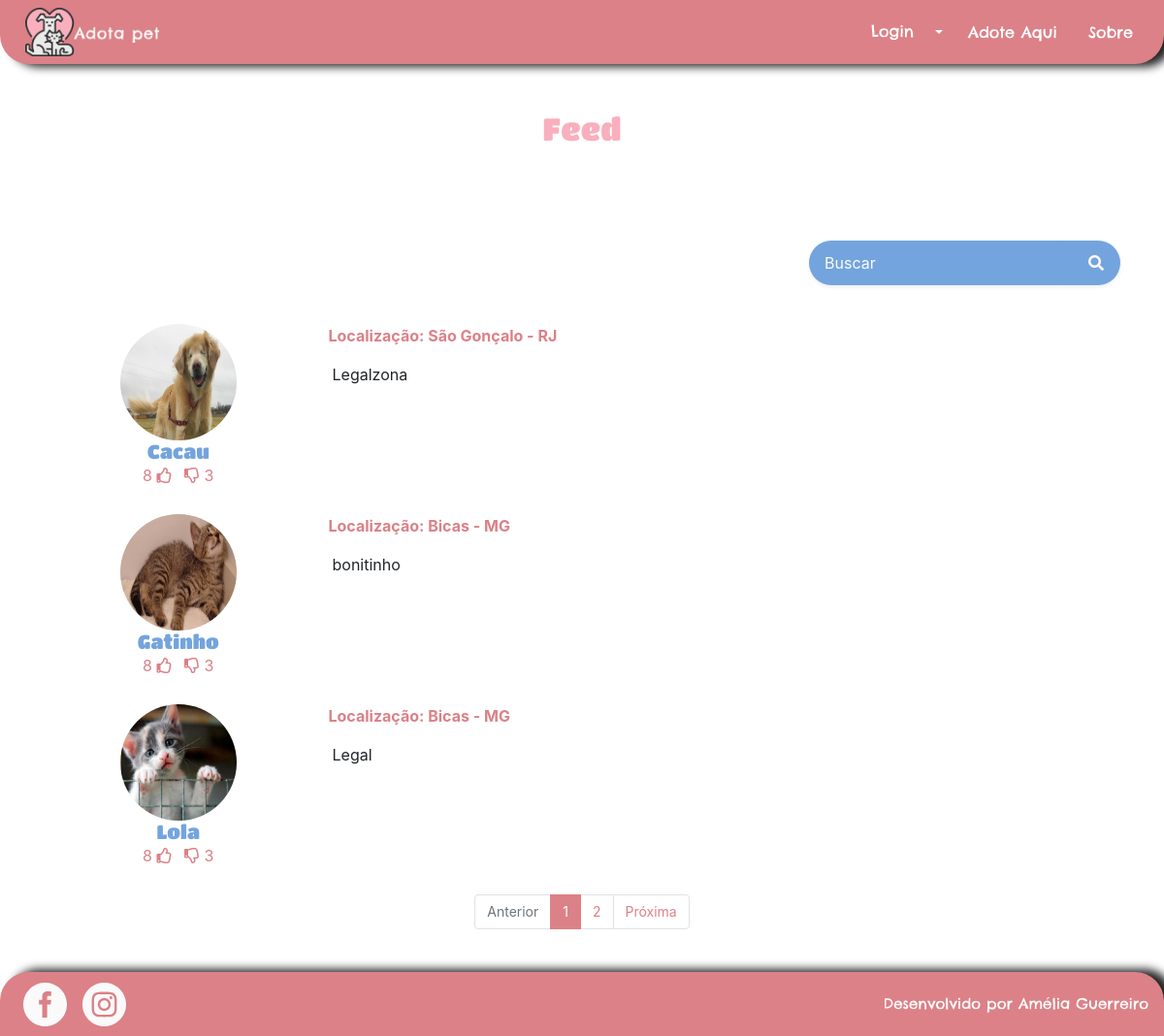
/pets/, run on the app's committed database.
### pet/models.py (models this page shows, shortened)
class Pet(models.Model):
    categoria = models.ForeignKey(Categoria, related_name='pets', on_delete=models.DO_NOTHING)
    nome = models.CharField(max_length=100, db_index=True)
    slug = models.SlugField(max_length=100)
    imagem = models.CharField(max_length=50, blank=True)
    preco = models.DecimalField(max_digits=6, decimal_places=2)
    disponivel = models.BooleanField(default=False)
    link_instagram = models.URLField(max_length=200, blank=True)
    link_facebook = models.URLField(max_length=200, blank=True)
    telefone = models.CharField(max_length=15)
    sexo_escolhas = [('F', 'Fêmea'), ('M', 'Macho'), ('N', 'Não sei')]
    sexo = models.CharField(max_length=1, choices=sexo_escolhas, default='N')
    descricao = models.TextField()
    data_cadastro = models.DateField(default=datetime.now)
    data_nascimento = models.DateField(blank=True)
    likes = models.PositiveIntegerField(default=0)
    dislikes = models.PositiveIntegerField(default=0)
    raca = models.CharField(max_length=20, blank=True)
    estado_escolhas = [('AC', 'Acre'), ('AL', 'Alagoas'), ('AP', 'Amapá'), ('AM', 'Amazonas'),
                       ('BA', 'Bahia'), ('CE', 'Ceará'), ('ES', 'Espírito Santo'), ('GO', 'Goiás'),
                       ('MA', 'Maranhão'), ('MT', 'Mato Grosso'), ('MS', 'Mato Grosso do Sul'),
                       ('MG', 'Minas Gerais'), ('PA', 'Pará'), ('PB', 'Paraíba'), ('PR', 'Paraná'),
                       ('PE', 'Pernambuco'),('PI', 'Piauí'), ('RJ', 'Rio de Janeiro'),
                       ('RN', 'Rio Grande do Norte'), ('RS', 'Rio Grande do Sul'),
                       ('RO', 'Rondônia'), ('RR', 'Roraima'), ('SC', 'Santa Catarina'),
                       ('SP', 'São Paulo'), ('SE', 'Sergipe'),
                       ('TO', 'Tocantins'), ('DF', 'Distrito Federal')]
    estado = models.CharField(max_length=2, choices=estado_escolhas)
    cep = models.CharField(max_length=9)
    cidade = models.CharField(max_length=20)
    usuario = models.ForeignKey(User, on_delete=models.CASCADE, null=True)
    class Meta:
        db_table='pet'
    def __str__(self):
        return self.nome

### pet/views.py (the view)
# urls.py: path('', views.index, name='index'),
def index(request):
    form = PesquisaPetForm(request.GET)
    if form.is_valid():
        query_string = form.cleaned_data['query_string']
        lista_de_pets = Pet.objects.filter(nome__icontains=query_string).order_by('nome') | Pet.objects.filter(cidade__icontains=query_string).order_by('nome') | Pet.objects.filter(estado__icontains=query_string).order_by('nome')
        paginator = Paginator(lista_de_pets, 3)
        pagina = request.GET.get('pagina')
        page_obj = paginator.get_page(pagina)
        print(lista_de_pets)
        print(page_obj)
        return render(request, 'pet/index.html', {'pets': page_obj, 'form': form, 'query_string': query_string})
    else:
        raise ValueError("Ocorreu um erro inesperado ao tentr recuperar pet.")

### pet/forms.py
class PesquisaPetForm(forms.Form):
    query_string = forms.CharField(
        widget=forms.TextInput(attrs={'class': 'form-control border-0 bg-secondary', 'max-lenght': '100',
                                      'placeholder': 'Buscar', 'aria-describedby': 'button-addon1',
                                      'style': 'border-radius: 25px; background-color: var(--blue) !important; color: var(--white)'}, ),
        required=False
    )

### pet/templates/pet/index.html (shortened to what this page needs)
{%  extends "base.html" %}
{% load static %}
{% block corpo %}
<section id="feed" class="w-100 justify-content-center align-items-center container">
    <h2 class="text-center text-secondary pt-5 pb-5 d-block">Feed</h2>
    <form action="" method="GET" class="d-flex justify-content-center justify-content-sm-end mb-3 mt-5">
        <div class="p-1 bg-secondary rounded rounded-pill shadow-sm mb-4"
            style="background-color: var(--blue) !important;">
            <div class="input-group">
                {{ form.query_string }}
                <div class="input-group-append">
                    <button id="button-addon1" type="submit" class="btn btn-link text-light">
                        <i class="fa fa-search"></i>
                    </button>
                </div>
            </div>
        </div>
    </form>
    {% if pets %}
    <div class="d-none d-sm-block">
        {%  for pet in pets %}
        <div style="height: 180px" class="d-flex mb-3">
            <div style="height: 180px; " class="w-25">
                <a href="{% url 'pet:exibe_pet' pet.id %}" style="text-decoration: none; cursor: pointer;">
                    <img style="height: 120px; width: 120px; border-radius: 100px" class="img-fluid mx-auto d-block"
                        src="{% static 'images/pets/' %}{{ pet.imagem }}" alt="{{ pet.nome }}">
                    <h3 class="text-center mb-0" style="font-size: 20px">{{ pet.nome }}</h3>
                </a>
                <div class="d-inline-block w-100 text-center">
                    <button class="mr-2 link-like" id="link-like" style="text-decoration: none;">
                        <span class="like" id="like" data-like="8">8</span>
                        <i class="far fa-thumbs-up"></i>
                    </button>
                    <button class="link-dislike" id="link-dislike" style="text-decoration: none;">
                        <i class="far fa-thumbs-down"></i>
                        <span class="dislike" id="dislike" data-dislike="3">3</span>
                    </button>
                </div>
            </div>
            <div class="pl-3 w-75 " style="height: 180px;">
                <p class="text-primary font-weight-bold">Localização: {{ pet.cidade }} - {{ pet.estado }}</p>
                <p class="overflow-hidden ml-1 text-justify mb-0"
                    style="-webkit-line-clamp: 4; display: -webkit-box; -webkit-box-orient: vertical;">
                    {{ pet.descricao }}
                </p>
            </div>
        </div>
        {% endfor %}
    </div>
    <div style='font-size: 14px; margin-bottom: 28px' class="justify-content-center d-flex">
        {% if pets.has_other_pages %}
        <ul class='pagination'>
            {% if pets.has_previous %}
            <li class='page-item'><a class='page-link'
                    href='?pagina={{ pets.previous_page_number }}&query_string={{query_string}}'>Anterior</a></li>
            {% else %}
            <li class='page-item disabled'><a class='page-link' href='#' tabindex='-1'>Anterior</a></li>
            {% endif %}
            {% for i in pets.paginator.page_range %}
            {% if pets.number == i %}
            <li class='page-item active'><a class='page-link' href='#'>{{ i }} </a></li>
            {% else %}
            <li class='page-item'><a class='page-link' href='?pagina={{ i }}&query_string={{query_string}}'>{{ i }}</a>
            </li>
            {% endif %}
            {% endfor %}
            {% if pets.has_next %}
            <li class='page-item'><a class='page-link'
                    href='?pagina={{ pets.next_page_number }}&query_string={{query_string}}'>Próxima</a></li>
            {% else %}
            <li class='page-item disabled'><a class='page-link' href='#' tabindex='-1'>Próxima</a></li>
            {% endif %}
        </ul>
        {% endif %}
    </div>
    {% endif %}
</section>
{% endblock %}

### static/css/styles.css (style rules this page uses)
html, body, div, span, applet, object, iframe, h1, h2, h3, h4, h5, h6, p, blockquote, pre, a, abbr, acronym, address, big, cite, code, del, dfn, em, img, ins, kbd, q, s, samp, small, strike, strong, sub, sup, tt, var, b, u, i, center, dl, dt, dd, ol, ul, li, fieldset, form, label, legend, table, caption, tbody, tfoot, thead, tr, th, td, article, aside, canvas, details, embed, figure, figcaption, footer, header, hgroup, menu, nav, output, ruby, section, summary, time, mark, audio, video { margin: 0; padding: 0; border: 0; font-size: 100%; font: inherit; vertical-align: baseline; }
article, aside, details, figcaption, figure, footer, header, hgroup, menu, nav, section { display: block; }
body { line-height: 1; }
ol, ul { list-style: none; }
h2 { font-family: Titan !important; }
.link-like, .link-dislike { text-decoration: none; border: none; background: none; color: var(--primary); padding: 0px; }
html, body { height: 100%; margin: 0; }
#feed form input { border-radius: 25px; color: var(--white); }
#feed h3 { color: var(--blue); font-family: Titan; }
#feed input { background-color: var(--blue) !important; }

### static/css/all.css (style rules this page uses)
.fa, .fas, .far, .fal, .fad, .fab { -moz-osx-font-smoothing: grayscale; -webkit-font-smoothing: antialiased; display: inline-block; font-style: normal; font-variant: normal; text-rendering: auto; line-height: 1; }
.fa-search:before { content: "\f002"; }
.fa-thumbs-down:before { content: "\f165"; }
.fa-thumbs-up:before { content: "\f164"; }
.far { font-family: 'Font Awesome 5 Free'; font-weight: 400; }

### data on the page
Pet: imagem (picture), nome "Cacau", cidade "São Gonçalo", estado "RJ", descricao "Legalzona"
Pet: imagem (picture), nome "Gatinho", cidade "Bicas", estado "MG", descricao "bonitinho"
Pet: imagem (picture), nome "Lola", cidade "Bicas", estado "MG", descricao "Legal"

### other printed values
{{ i }} "1"
{{ i }} "2"
